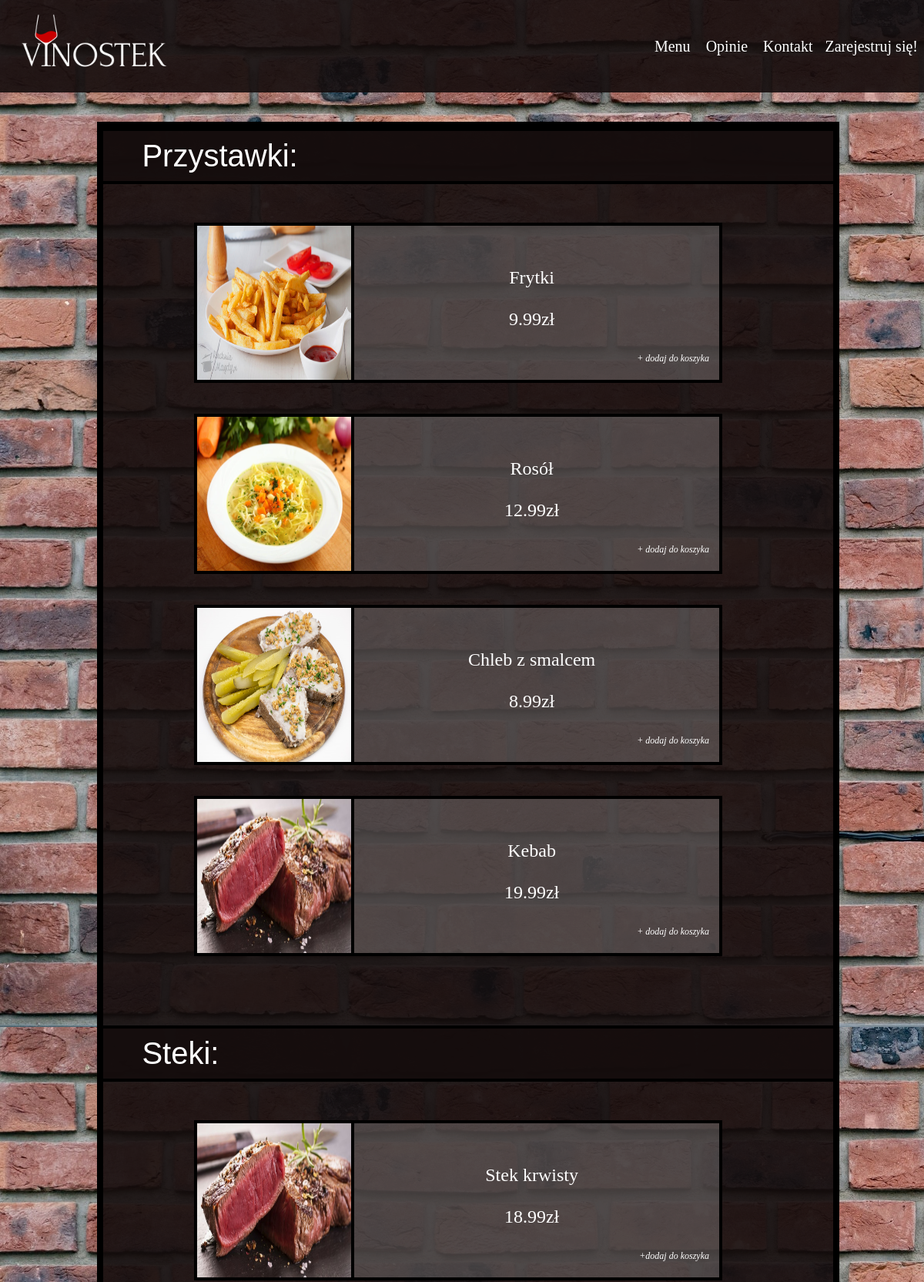
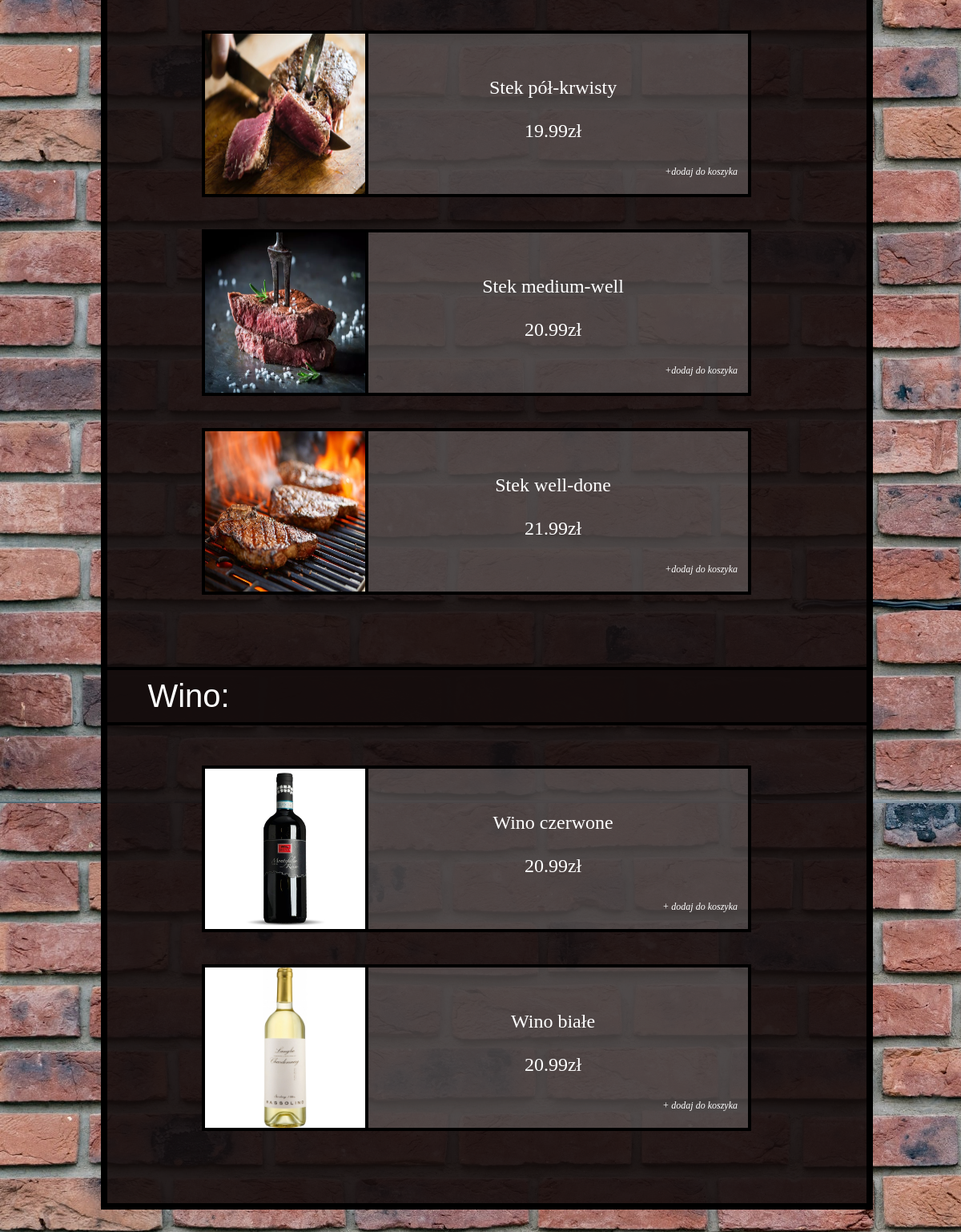
The page /RESTAURACJA/menu_nolog.php on the database its author committed (2 pictures, top to bottom).
### tables this page shows
CREATE TABLE `products` (
  `ProductID` int(11) NOT NULL,
  `category` text NOT NULL,
  `price` double NOT NULL,
  `name` text NOT NULL,
  `picture` text NOT NULL
);

### RESTAURACJA/menu_nolog.php (the view, shortened to what this page needs)
<!DOCTYPE HTML>
<html lang="pl">
<head>
	<link rel="stylesheet" href="style.css" type="text/css" />
</head>
    <div id="container">
        <div class="menu">
            <div class="dropdown">
                <a href="http://localhost/RESTAURACJA/menu_nolog.php">Menu</a>
                <a href="opinie_nolog.php">Opinie</a>
                <a href="kontakt_nolog.php">Kontakt</a>
            </div>
            <a id="a_register" href="rejestracja.php">Zarejestruj się!</a>
        </div>
        <div id="logo">
            <a href="http://localhost/RESTAURACJA/index.php"><img src="graphic/logo.png" alt="Logo - WinoStek" width="200" height="100"></a>
        </div>
        <div id="top"></div>
        <div id="menu">
            <div id="left_min"></div>
            <div id="center_menu">
                <div id="header">
                    <a id="appetizer">Przystawki:</a>
                </div>
                <div id="padding">
                <?php
                    require_once "connect.php";
                    $connected = new mysqli($host, $db_user, $db_password, $db_name);
                    if($connected->connect_errno!=0)
                    {
                        throw new Exception(mysqli_connect_errno());
                    }
                    else
                    {
                        $result = $connected->query("SELECT name, price, picture FROM products WHERE category='przystawka'");
                        $how_many = $result->num_rows;
                        $product = mysqli_fetch_all($result,MYSQLI_ASSOC);
                        for($i=0; $i<$how_many; $i++)
                        {
                            echo
                            '
                        <div id="left_frame"></div>
                        <div id="frame">
                            <a href="index.php">
                            <div id="block">
                                    <img id="image" src=
                                    ';
                                    print($product[$i]["picture"]);
                                    echo
                                    '
                                     alt="" width="200" height="200">
                                <div id="description">
                                <br/><br/>
                                    <div id="description_name">
                                        ';
                                        print($product[$i]["name"]);
                                        echo'
                                    </div>
                                    <br/>
                                    <div id="description_price">
                                        ';
                                        print($product[$i]["price"]);
                                        echo
                                        'zł
                                    </div>
                                    <div id="description_add_to_cart">
                                        <br/><br/>+ dodaj do koszyka
                                    </div>
                                </div>
                            </div>
                            </a>
                        </div>
                        <div id="right_frame"></div>
                            ';
                        }
                    }
                ?>
                </div>
                <div id="header">
                    <a id="steaks">Steki:</a>
                </div>
                <div id="padding">
                    <?php
                    require_once "connect.php";
                    $connected = new mysqli($host, $db_user, $db_password, $db_name);
                    if($connected->connect_errno!=0)
                    {
                        throw new Exception(mysqli_connect_errno());
                    }
                    else
                    {
                        $result = $connected->query("SELECT * FROM products WHERE category='stek'");
                        $how_many = $result->num_rows;
                        $product = mysqli_fetch_all($result,MYSQLI_ASSOC);
                        for($i=0; $i<$how_many; $i++)
                        {
                            echo
                            '
                        <div id="left_frame"></div>
                        <div id="frame">
                            <a href="index.php">
                            <div id="block">
                                    <img id="image" src=
                                    ';
                            print($product[$i]["picture"]);
                            echo
                            '
                                     alt="" width="200" height="200">';
                                echo'
                                <div id="description">
                                <br/><br/>
                                    <div id="description_name">
                                        ';
                                print($product[$i]["name"]);
                                echo'
                                    </div>
                                    <br/>
                                    <div id="description_price">
                                        ';
                                print($product[$i]["price"]);
                                echo("zł");
                            echo
                            '
                                    </div>
                                    <div id="description_add_to_cart">
                                        <br/><br/>+dodaj do koszyka
                                    </div>
                                </div>
                            </div>
                            </a>
                        </div>
                        <div id="right_frame"></div>
                            ';
                        }
                    }
                    ?>
                </div>
                <div id="header">
                    <a id="wine">Wino:</a>
                </div>
                <div id="padding">
                    <?php
                    require_once "connect.php";
                    $connected = new mysqli($host, $db_user, $db_password, $db_name);
                    if($connected->connect_errno!=0)
                    {
                        throw new Exception(mysqli_connect_errno());
                    }
                    else
                    {
                        $result = $connected->query("SELECT name, price, picture FROM products WHERE category='wino'");
                        $how_many = $result->num_rows;
                        $product = mysqli_fetch_all($result,MYSQLI_ASSOC);
                        for($i=0; $i<$how_many; $i++)
                        {
                            echo
                            '
                        <div id="left_frame"></div>
                        <div id="frame">
                            <a href="index.php">
                            <div id="block">
                                    <img id="image" src=
                                    ';
                            print($product[$i]["picture"]);
                            echo
                            '
                                     alt="" width="200" height="200">
                                <div id="description">
                                <br/><br/>
                                    <div id="description_name">
                                        ';
                            print($product[$i]["name"]);
                            echo'
                                    </div>
                                    <br/>
                                    <div id="description_price">
                                        ';
                            print($product[$i]["price"]);
                            echo
                            'zł
                                    </div>
                                    <div id="description_add_to_cart">
                                        <br/><br/>+ dodaj do koszyka
                                    </div>
                                </div>
                            </div>
                            </a>
                        </div>
                        <div id="right_frame"></div>
                            ';
                        }
                    }
                    ?>
                </div>
            </div>
            <div id="right_min"></div>
        </div>
    </div>
</body>
</html>

### RESTAURACJA/style.css (style rules this page uses)
.menu { float: left; width: 100%; min-height: 120px; top: 0; left: 0; position: fixed; display: flex; flex-direction: row; justify-content: flex-end; align-items: center; background-color:rgba(21, 13, 13, 0.9); }
.menu a { font-size: 20px; color: white; text-decoration: none; padding: 1rem .5rem; }
.dropdown { position: relative; }
#menu { min-height: 1800px; }
#logo { clear: both; top: 10px; left: 25px; position: fixed; }
#container { margin-left: auto; margin-right: auto; }
#top { clear: both; min-height: 150px; }
#left_min { float: left; min-height: 600px; height: 80%; width: 10%; }
#right_min { float: left; min-height: 600px; height: 80%; width: 10%; }
#center_menu { float: left; text-decoration: none; min-height: 600px; width: 80%; background-color:rgba(21, 13, 13, 0.9); border: 8px solid black; test-align: center; }
#header { clear: both; font-size: 40px; font-family: Arial; padding: 10px 10px 10px 50px; background-color:rgba(21, 13, 13, 0.9); border-bottom:solid black 4px; border-top:solid black 4px; }
#left_frame { float: left; min-width: 8%; min-height: 40px; }
#frame { float: left; width: 80%; margin-left: auto; margin-right: auto; border: 4px solid black; background-color:rgba(255, 255, 255, 0.2); }
#frame a { text-decoration-line: none; color: white; }
#right_frame { clear: both; min-width: 8%; min-height: 40px; }
#padding { padding: 50px; margin-left: auto; margin-right: auto; }
#block { text-decoration-line: none; text-align:center; font-size: 24px; color: white; }
#image { float: left; text-decoration: none; border-right: 4px solid black; }
#description { float: left; margin: auto; text-align:center; width: 68%; }
#description_add_to_cart { font-size: 12px; text-align: right; font-style: italic; }
#description_name { text-align: center; }
#a_register:link, #a_register:visited { font-size: 20px; color: white; text-align: center; text-decoration: none; display: inline-block; }

### rows shown on the page
products: picture (picture), name "Frytki", price "9.99"
products: picture (picture), name "Rosół", price "12.99"
products: picture (picture), name "Chleb z smalcem", price "8.99"
products: picture (picture), name "Kebab", price "19.99"
products: picture (picture), name "Stek krwisty", price "18.99"
products: picture (picture), name "Stek pół-krwisty", price "19.99"
products: picture (picture), name "Stek medium-well", price "20.99"
products: picture (picture), name "Stek well-done", price "21.99"
products: picture (picture), name "Wino czerwone", price "20.99"
products: picture (picture), name "Wino białe", price "20.99"
